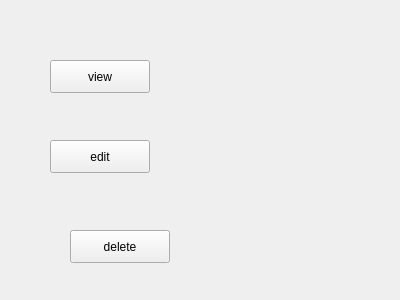
<?xml version="1.0" encoding="UTF-8"?>
<ui version="4.0">
 <class>CustomerEditWindow</class>
 <widget class="QWidget" name="CustomerEditWindow">
  <property name="geometry">
   <rect>
    <x>0</x>
    <y>0</y>
    <width>400</width>
    <height>300</height>
   </rect>
  </property>
  <property name="windowTitle">
   <string>Form</string>
  </property>
  <widget class="QPushButton" name="viewButton">
   <property name="geometry">
    <rect>
     <x>50</x>
     <y>60</y>
     <width>100</width>
     <height>33</height>
    </rect>
   </property>
   <property name="text">
    <string>view</string>
   </property>
  </widget>
  <widget class="QPushButton" name="editButton">
   <property name="geometry">
    <rect>
     <x>50</x>
     <y>140</y>
     <width>100</width>
     <height>33</height>
    </rect>
   </property>
   <property name="text">
    <string>edit</string>
   </property>
  </widget>
  <widget class="QPushButton" name="deleteButton">
   <property name="geometry">
    <rect>
     <x>70</x>
     <y>230</y>
     <width>100</width>
     <height>33</height>
    </rect>
   </property>
   <property name="text">
    <string>delete</string>
   </property>
  </widget>
 </widget>
 <resources/>
 <connections/>
</ui>
